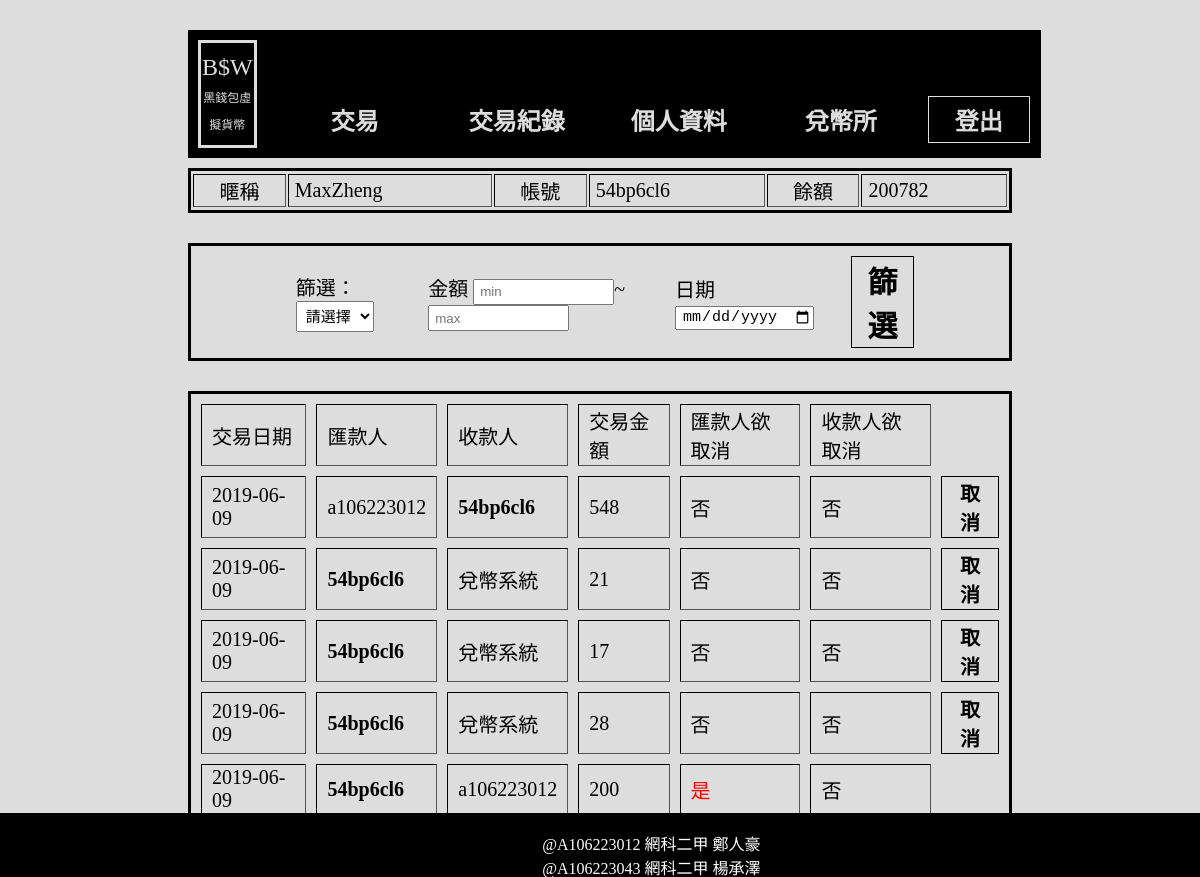
/record.php (signed in), run on the app's committed database.
### tables this page shows
CREATE TABLE `member` (
  `account` char(20) NOT NULL,
  `password` char(20) NOT NULL,
  `name` char(20) NOT NULL,
  `img` char(100) NOT NULL,
  `message` char(100) NOT NULL
);

CREATE TABLE `record` (
  `date` date NOT NULL,
  `pay` char(20) NOT NULL,
  `collect` char(20) NOT NULL,
  `dollar` int(11) NOT NULL,
  `count` int(11) NOT NULL,
  `pcancel` tinyint(1) NOT NULL,
  `ccancel` tinyint(1) NOT NULL,
  `cancel` tinyint(1) NOT NULL
);

### library/func/getMoney.php (called while the page is built)
<?php
$money = 0;
$result = $db_link->query("SELECT * FROM record WHERE (pay = '$account' OR collect = '$account') AND cancel = 0 ");
while ($row = $result->fetch_array()) {
	if($row['pay'] == $account){
		$money -= $row['dollar'];
	}
	if ($row['collect'] == $account) {
		$money += $row['dollar'];
	}
}
?>

### record.php (the view, shortened to what this page needs)
<?php
	require_once("library/func/connMysql.php");
	require_once("library/func/func.php");
	$account = $_SESSION["account"];
	$result = $db_link->query("SELECT name FROM member WHERE account = '$account'");
	$row = $result->fetch_array();
	$name = $row[0];
	include("library/func/getMoney.php");
?>
<!DOCTYPE html>
<html>
<head>
	<link rel="stylesheet" type="text/css" href="library/css/wallet.css">
</head>
<body onload="unfade(document.getElementById('all'))">
	<?php include("library/func/getHeader.php"); ?>
	<table class="info" border="1">
		<tr>
			<td style="text-align: center;">暱稱</td>
			<td>&nbsp;<?php echo $name; ?></td>
			<td style="text-align: center;">帳號</td>
			<td>&nbsp;<?php echo $account; ?></td>
			<td style="text-align: center;">餘額</td>
			<td>&nbsp;<?php echo $money;?></td>
		</tr>
	</table>
	<div id="all">
		<form method="get" action="" name="filter">
			<table class="recordTable">
				<tr>
					<td style="width: 10%;"></td>
					<td>篩選：
						<select name="side" style="font-size: 15px;padding: 5px;">
							<option >請選擇</option>
						</select>
					</td>
					<td>金額
						<input type="number" name="min" placeholder="min" style="width: 130px;height: 20px;padding-left: 5px;">~
						<input type="number" name="max" placeholder="max" style="width: 130px;height: 20px;padding-left: 5px;">
					</td>
					<td>日期
						<input type="date" name="date" style="font-size: 15px;width: 130px;height: 20px;padding-left: 5px;">
					</td>
					<td class="button" onclick="document.forms['filter'].submit()">
						篩選
					</td>
					<td style="width: 10%;"></td>
				</tr>
			</table>
		</form>
		<table border="1" class="recordTable">
			<tr><td>交易日期</td><td>匯款人</td><td>收款人</td><td>交易金額</td><td>匯款人欲取消</td><td>收款人欲取消</td></tr>
			<?php
				$add = '';
				$qadd = '';
				$qaddDate = '';
				if(isset($_GET['side'])){
					$add.='side='.$_GET['side'].'&';
					if($_GET['side']=='pay'){
						$result = $db_link->query("SELECT * FROM record WHERE pay != 'sys' AND (pay = '$account'".$qadd.")$qaddDate ORDER BY count DESC");
					}
					elseif ($_GET['side']=='collect') {
						$result = $db_link->query("SELECT * FROM record WHERE pay != 'sys' AND (collect = '$account'".$qadd.")$qaddDate ORDER BY count DESC");
					}
					else{
						$result = $db_link->query("SELECT * FROM record WHERE pay != 'sys' AND ((pay = '$account' OR collect = '$account')".$qadd.")$qaddDate ORDER BY count DESC");
					}
				}
				else{
					$result = $db_link->query("SELECT * FROM record WHERE pay != 'sys' AND (pay = '$account' OR collect = '$account') ORDER BY count DESC");
				}
				while ($row = $result->fetch_array()) {
				?>
					<tr>
						<td><?php
							echo $row['date'];
							?></td>
						<td><?php
							if($row['pay'] == $account) echo "<font style='font-weight: bold;'>".$row['pay']."</font>";
							else echo $row['pay'];
							?></td>
						<td><?php
							if($row['collect'] == $account) echo "<font style='font-weight: bold;'>".$row['collect']."</font>";
							elseif ($row['collect'] == "sys") { echo "兌幣系統";}
							else echo $row['collect'];
							?></td>
						<td><?php echo $row['dollar']; ?></td>
						<td>
							<?php
							if($row['pcancel']){echo "<font style='color:red';>是</font>";}
							else{echo "否";}
							?>
						</td>
						<td>
							<?php
							if($row['ccancel']){echo "<font style='color:red';>是</font>";}
							else{echo "否";}
							?>
						</td>
						<?php
						if (!$row['cancel']) {
							if($row['pay']==$account && !$row['pcancel']){
								$count = $row['count'];
								echo "<td class='button' style='font-size:20px;' onclick=location.href='record.php?count=$count'>取消</td>";
							}
							else if($row['collect']==$account && !$row['ccancel']){
								$count = $row['count'];
								echo "<td class='button' style='font-size:20px;' onclick=location.href='record.php?count=$count'>取消</td>";
							}
						}
						?>
					</tr>
				<?php
				}
			?>
		</table>
	</div>
	<?php include("library/func/getBottom.php"); ?>
</body>
</html>

### library/css/wallet.css (style rules this page uses)
body { background-color: #DDDDDD; padding-left: 15%; padding-right: 15%; margin-bottom: 0px; }
.button { border-style: solid; border-width: 1px; text-align: center; font-size: 150%; font-family: Microsoft JhengHei; font-weight: bold; cursor: pointer; }
.info { margin-top: 10px; width: 100%; font-size: 20px; padding-top: 1px; padding-bottom: 1px; border-style: solid; border-width: 3px; border-color: #000000; font-family: Microsoft JhengHei; }
.recordTable { margin-top: 30px; border-spacing: 10px; border-style: solid; border-width: 3px; border-color: #000000; width: 100%; font-family: Microsoft JhengHei; font-size: 20px; }
.recordTable td { padding-left: 10px; padding-right: 10px; }

### data on the page
member: name "MaxZheng"
record: date "2019-06-09", pay "a106223012", collect "54bp6cl6", dollar "548", pcancel "否", ccancel "否"
record: date "2019-06-09", pay "54bp6cl6", collect "兌幣系統", dollar "21", pcancel "否", ccancel "否"
record: date "2019-06-09", pay "54bp6cl6", collect "兌幣系統", dollar "17", pcancel "否", ccancel "否"
record: date "2019-06-09", pay "54bp6cl6", collect "兌幣系統", dollar "28", pcancel "否", ccancel "否"
record: date "2019-06-09", pay "54bp6cl6", collect "a106223012", dollar "200", pcancel "是", ccancel "否"

### other printed values
$account "54bp6cl6"
$money "200782"
